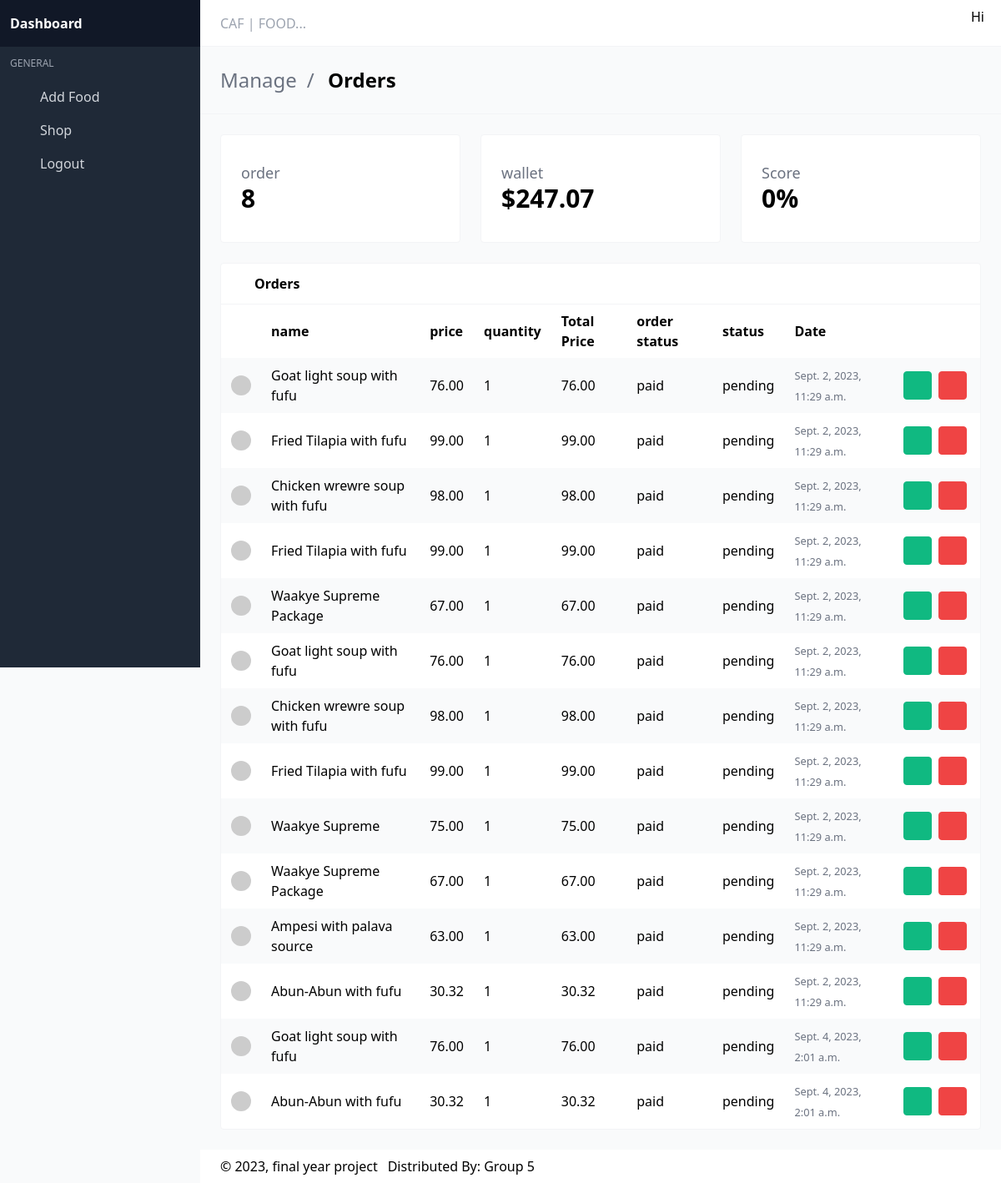
The app's page /dashboard/admin/, older data.
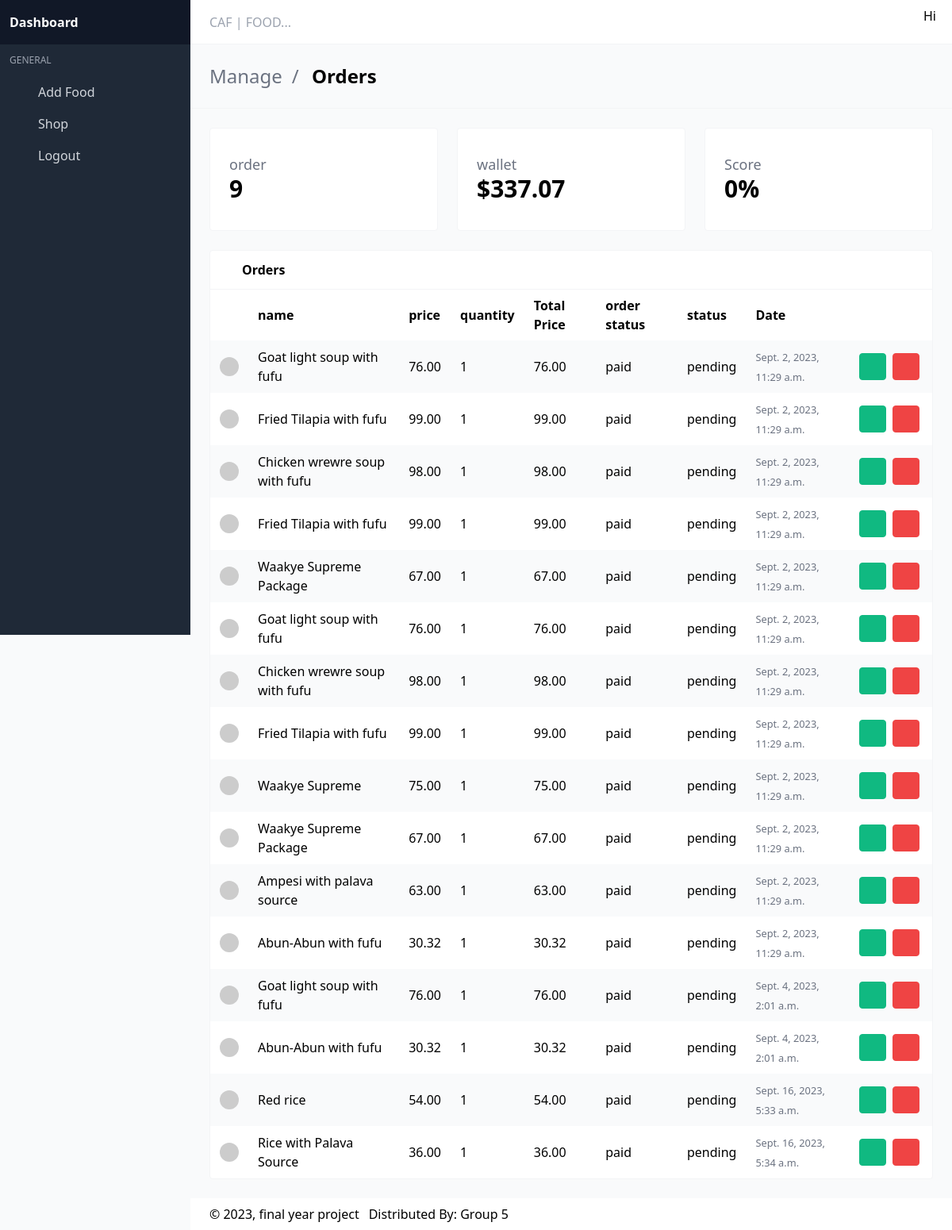
The same page, newer data.
### CAFFOOD/models/order_item.py (models this page shows, shortened)
class OrderItem(TimeBaseModel):
    food = models.ForeignKey(Food, on_delete=models.CASCADE)
    order    = models.ForeignKey(Order, on_delete=models.SET_NULL, blank=True, null=True)
    quantity = models.IntegerField(default=0, null=True, blank=True)
    @property
    def get_total(self):
        total = self.food.price * self.quantity
        return total

### CAFFOOD/models/food.py (models this page shows, shortened)
class Food(TimeBaseModel):
    name = models.CharField(max_length=100)
    price = models.DecimalField(max_digits=7, decimal_places=2, null=True, blank=True)
    was_price = models.DecimalField(max_digits=7, decimal_places=2, null=True, blank=True)
    charges = models.DecimalField(max_digits=7, decimal_places=2, null=True, blank=True, default=0)
    image = models.ImageField(null=True, blank=True)
    days = models.ForeignKey(WorkingDays, on_delete=models.CASCADE, null=True, blank=True)
    description = models.CharField(max_length=200, null=True, blank=True)
    time = models.CharField(max_length=200, null=True, blank=True)
    category = models.ForeignKey(Category, on_delete=models.CASCADE, null=True, blank=True)
    menu = models.ForeignKey(Menu, on_delete=models.CASCADE, null=True, blank=True)

### CAFFOOD/models/order.py (models this page shows, shortened)
class Order(TimeBaseModel):
    customer = models.ForeignKey(Customer, on_delete=models.CASCADE)
    received = models.BooleanField(default=False)
    complete = models.BooleanField(default=False)
    item_status = models.CharField(max_length=100, null=True, blank=True, default='not paid')
    order_status = models.CharField(max_length=100, null=True, blank=True, default='pending')
    order_price = models.DecimalField(max_digits=7, decimal_places=2, null=True, blank=True, default=0)
    qr_code = models.ImageField(blank=True, null=True)

### CAFFOOD/views.py (the view)
# urls.py: path('dashboard/admin/', views.admin_dashboard, name='admin-dashboard'),
def admin_dashboard(request):
    orders = Order.objects.filter(complete=True).count()
    order_price = Order.objects.aggregate(total=Coalesce(Sum('order_price'), Value(0, output_field=DecimalField())))
    total_order_price = Decimal(order_price['total']).quantize(Decimal('0.00'))  # Round to two decimal places
    order_items = OrderItem.objects.filter(order__complete=True)
    return render(request, 'admin.html', {'orders': orders, 'order_items': order_items, 'total_order_price': total_order_price})

### templates/admin.html (shortened to what the changed rows need)
{% load static %}
<!DOCTYPE html>
<html lang="en" class="">
<head>
  <link rel="stylesheet" href="{% static 'dash/css/main.css' %}?v=1628755089081">
</head>
<body>
<section class="section main-section">
    <div class="grid gap-6 grid-cols-1 md:grid-cols-3 mb-6">
      <div class="card">
        <div class="card-content">
          <div class="flex items-center justify-between">
            <div class="widget-label">
              <h3>
                order
              </h3>
              <h1>
                {{orders}}
              </h1>
            </div>
          </div>
        </div>
      </div>
      <div class="card">
        <div class="card-content">
          <div class="flex items-center justify-between">
            <div class="widget-label">
              <h3>
                wallet
              </h3>
              <h1>
                ${{total_order_price}}
              </h1>
            </div>
          </div>
        </div>
      </div>
      <div class="card">
        <div class="card-content">
          <div class="flex items-center justify-between">
            <div class="widget-label">
              <h1>
                0%
              </h1>
            </div>
          </div>
        </div>
      </div>
    </div>
    <div class="card has-table">
      <div class="card-content">
        <table>
          <thead>
          <tr>
            <th></th>
            <th>name</th>
            <th>price</th>
            <th>quantity</th>
            <th>Total Price</th>
            <th>order status</th>
            <th>status</th>
            <th>Date</th>
            <th></th>
          </tr>
          </thead>
          <tbody>
          {% for item in order_items %}
          <tr>
            <td class="image-cell">
              <div class="image">
                <img src="https://avatars.dicebear.com/v2/initials/ryley-wuckert.svg" class="rounded-full">
              </div>
            </td>
            <td data-label="Name">{{item.food.name}}</td>
            <td data-label="Company">{{item.food.price}}</td>
            <td data-label="Company">{{item.quantity}}</td>
            <td data-label="City">{{item.get_total}}</td>
            <td data-label="City">{{item.order.item_status}}</td>
            <td data-label="Company">{{item.order.order_status}}</td>
            <td data-label="Created">
              <small class="text-gray-500" title="Jun 28, 2021">{{item.created}}</small>
            </td>
            <td class="actions-cell">
              <div class="buttons right nowrap">
                <button class="button small green --jb-modal"  data-target="sample-modal-2" type="button">
                  <span class="icon"> <a href="##" style="padding: 5px;"></a></span>
                </button>
                <button class="button small red --jb-modal" data-target="sample-modal" type="button">
                  <span class="icon"><a href="##" style="padding: 5px;"></a></span>
                </button>
              </div>
            </td>
          </tr>
          {% endfor %}
          </tbody>
        </table>
      </div>
    </div>
  </section>
<link rel="stylesheet" href="{% static 'dash/https://cdn.materialdesignicons.com/4.9.95/css/materialdesignicons.min.css' %}">
</body>
</html>

Row changes from the older to the newer data that the page shows:
added OrderItem: food.name "Red rice", food.price "54.00", quantity "1", get_total "54.00", order.item_status "paid", order.order_status "pending", created "Sept. 16, 2023, 5:33 a.m."
added OrderItem: food.name "Rice with Palava Source", food.price "36.00", quantity "1", get_total "36.00", order.item_status "paid", order.order_status "pending", created "Sept. 16, 2023, 5:34 a.m."
Text that changed along with them:
{{ orders }}: "8" → "9"
{{ total_order_price }}: "247.07" → "337.07"
